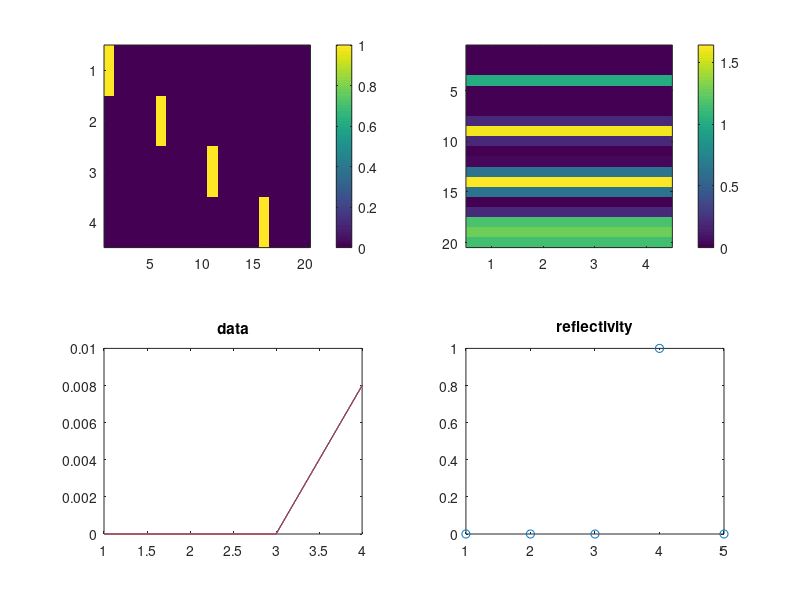

Recreate this plot in MATLAB.
function fdoperator(v)
if (nargin < 1) v=0.1;end
nt=4;
nz=5;
loc=round(nz/2+0.5);
loc=nz-1;
d=zeros(nt,1);
m=zeros(nz,1);
m(loc)=1;
mm=m*ones(1,nt);
s0=zeros(nt,nz);
s1=s0;
s2=s0;
s3=s0;
s4=s0;
s0(1,1)=1;
s1(2,1)=1;
s2(3,1)=1;
s3(4,1)=1;

[s0;s1;s2;s3]

a=v*2*ones(nz,1);

t1=diag(a,-1);t1=t1(1:nz,1:nz);
t2=diag(2*(1-a));t2=t2(1:nz,1:nz);
t3=diag(a,1);t3=t3(1:nz,1:nz);
T=t1+t2+t3;
%T=diag(2*(1-a));

I=eye(nz);
O=zeros(nz,nz);
FD3=[I O O O;O I O O; O O I O;O -I T O];
FD2=[I O O O;O I O O;-I T O O;O  O O O];
FD1=[I O O O;T O O O; O O O O;O  O O O];
FD0=[I;O;O;O];

S=[s0 s1 s2 s3];
OP1=FD3*FD2*FD1*FD0*mm;
OP=S*OP1
figure(1);
subplot(221);imagesc(S);colorbar;
subplot(222);imagesc(OP1);colorbar;
subplot(223);plot(OP);title('data');
subplot(224);plot(m,'o');title('reflectivity')
figure(gcf)
return;



